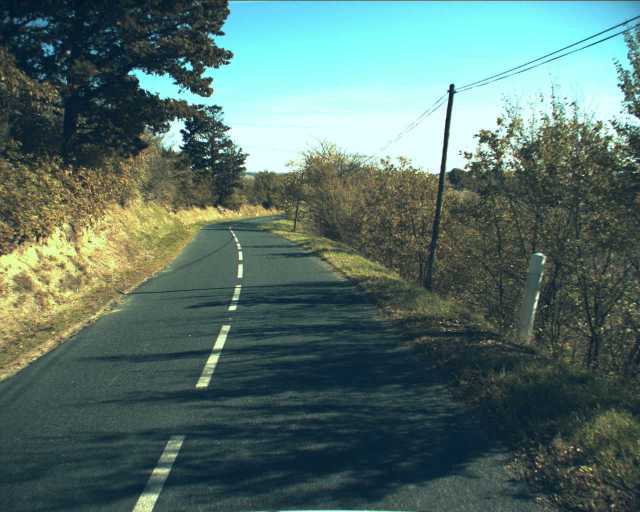
%> input picture roma/BDXD54/IMG00030.jpg, 1280 x 1024 px (shown at 1/2 size)
$ octave ipm_final.m   (GNU Octave 9; MATLAB toolbox functions it lacks are replaced by stand-ins)
%> lines starting %> are read from the running program, lines starting %| are printed output that depends on the picture
%% IPM
close all
input_matrix = imread('/Users/yeabserak/Box Sync/398/roma/BDXD54/IMG00030.jpg');
%> input_matrix is the input picture: size 1024x1280x3 uint8; mean R, G, B 85.2, 111.2, 104.8
%input_matrix = imread('/Users/yeabserak/Box Sync/398/Code/images/combined_filter.jpg');
input_matrix = rgb2gray(input_matrix);
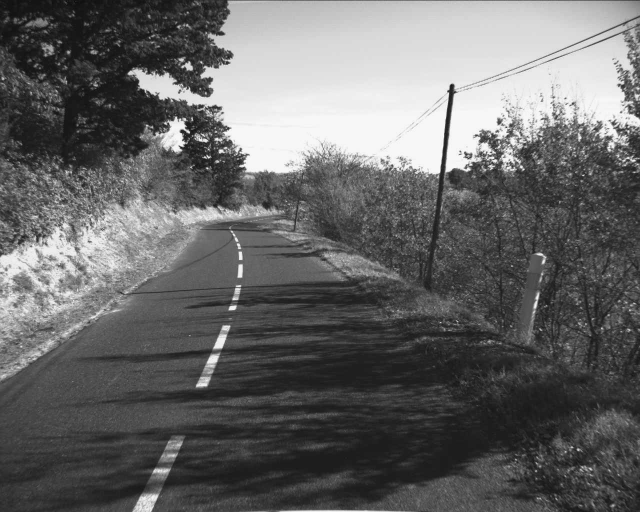
%> input_matrix: size 1024x1280 uint8 (shown at 1/2 size); min 4, max 255, mean 102.7
%input_matrix = imread('images/test_result.jpg');
[rows, cols] = size(input_matrix);
%> rows = 1024; cols = 1280

vh = 405 + 20;
%%% Setup Cord sys

% % imtool(input_matrix);
% % pause;
x_cord = (1:rows)'; %%look up https://www.mathworks.com/help/matlab/ref/ind2sub.html
%> x_cord = 1024 values from 1 to 1024
x_cord = repmat(x_cord,1,cols); %%just 1,2,3,....rows copied by cols times
%x = x_cord.* uno_vec;

y_cord = (1:cols); %%Cause transpose of x
%> y_cord = 1280 values from 1 to 1280
y_cord = repmat(y_cord,rows,1);

U=[x_cord(:) y_cord(:) ones(rows*cols,1)]; %Image cordicante points (u v 1) matrix

%% Setup of Homogeneous Matrix
%Parameters from Roma Dataset parameter file
Rx = 1.8612884876e+000;
Ry = 6.2500108196e-003;
Rz = 1.0302968043e-002;


f = 7.8429542068e+000;
k = f/6.7000000000e-003; %%Normalize

Cx = 6.3423199573e+002; %% This is u0 form Navya slides

Cy = 7.4783942715e+002; %% This is v0 from Navya slides


tx = -2.0547200987e+000;
ty = 4.1145446883e-001;
tz =4.5443213795e+000;


trans = [tx, ty,tz];
%trans = repmat(trans,size(M,1),1);

r1 = cos(Ry) * cos(Rz);
r2 = cos(Rz) * sin(Rx) * sin(Ry) - cos(Rx) * sin(Rz);
r3 = sin(Rx) * sin(Rz) + cos(Rx) * cos(Rz) * sin(Ry);
r4 = cos(Ry) * sin(Rz);
r5 = sin(Rx) * sin(Ry) * sin(Rz) + cos(Rx) * cos(Rz);
r6 = cos(Rx) * sin(Ry) * sin(Rz)  - cos(Rz) * sin(Rx);
r7 = -sin(Ry);
r8 = cos(Ry) * sin(Rx);
r9 = cos(Rx) * cos(Ry);

%R = [ r1 r2 r3; r4 r5 r6; r7 r8 r9];
%SETUP UF Intrinsic and Extrinsic matrixs
R = [ r1 r2 tx;r4 r5 ty;r7 r8 tz];
K = [k 0 Cx; 0 k Cy; 0 0 1];

%% Using Parameters to convert to IPM view
Main = K*R; %%  M matrix from the Slides

M_inv = inv(Main); %%Not needed

vh = 405; %%Horizon Of Image

%Output Image Dimension
%Parameters from orginal image
xmin = -15; %%
xmax = 15; %%
ymin = 0; %%
ymax = 60; %%
out = zeros(300, 600); %%Ou

for x = xmin:0.1:xmax
   for y = ymin : 0.1:ymax
       m = Main*[x;y;1];  % -----> the ground point i want to "color"
       m = m/m(end); % ---> u v coordinates in the image
       m = round(m);
       if(m(1) > 1 && m(1) < cols && m(2) > 1 && m(2) < rows)
         out(round(x*10 + 151), round(y*10 + 1), :) = double(input_matrix(m(2), m(1),:));
       end
   end
end
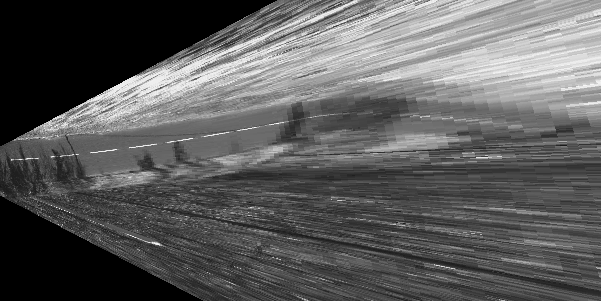
%> out: size 301x601 double; min 0, max 251, mean 92.4
%figure,
%subplot(1,2,1)
out = flip(out,2)';
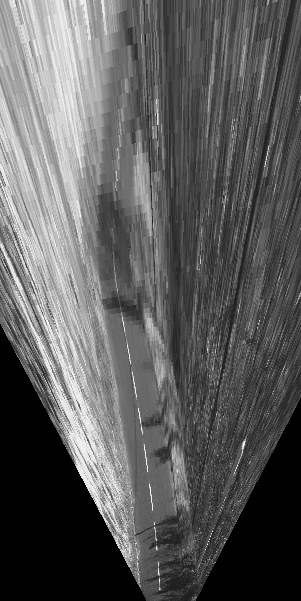
%> out: size 601x301 double; min 0, max 251, mean 92.4; mean of the top-left, top-right, bottom-left and bottom-right quarters 155.2, 78.1, 78.8, 58.1
%imshow(mat2gray(input_matrix,[0,255]));
%subplot(1,2,2)
%imshow(input_matrix)
figure
imshow(mat2gray(out,[0,255]));

hold on
%> (the run ends here)

$ run again, with roma/BDXD54/IMG00002.jpg copied over roma/BDXD54/IMG00030.jpg
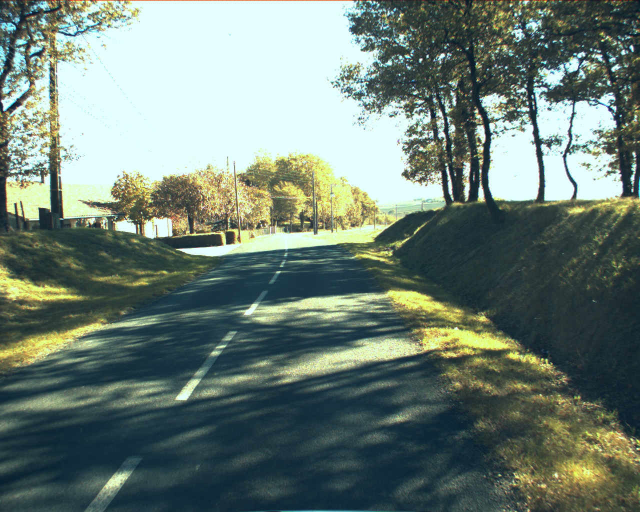
%> input picture roma/BDXD54/IMG00002.jpg, 1280 x 1024 px (shown at 1/2 size)
%> input_matrix is the input picture: size 1024x1280x3 uint8; mean R, G, B 108.6, 125.9, 116.9
%> input_matrix: size 1024x1280 uint8
%> after the loop `for x = xmin:0.1:xmax`:
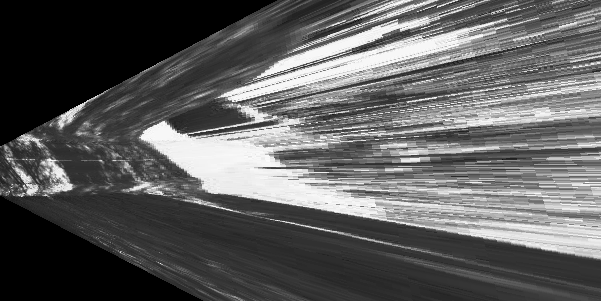
%> out: size 301x601 double; min 0, max 255, mean 93.4
%> `out = flip(out,2)';`:
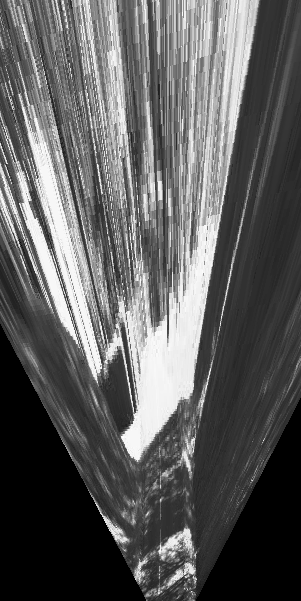
%> out: size 601x301 double; min 0, max 255, mean 93.4; mean of the top-left, top-right, bottom-left and bottom-right quarters 134.1, 111.7, 58.9, 69.2

$ run again, with roma/BDXD54/IMG00006.jpg copied over roma/BDXD54/IMG00030.jpg
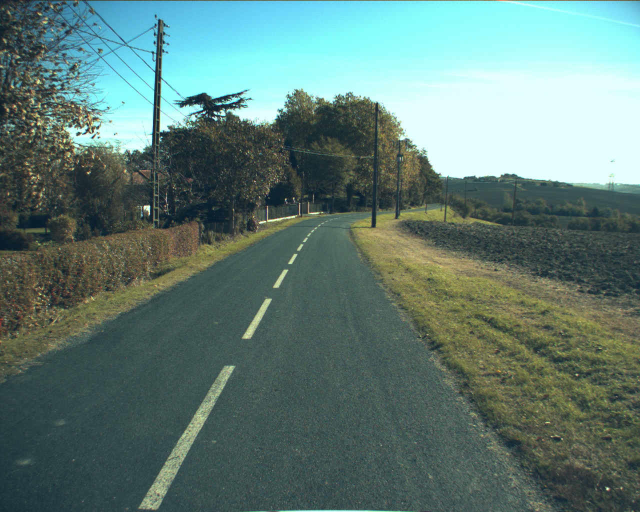
%> input picture roma/BDXD54/IMG00006.jpg, 1280 x 1024 px (shown at 1/2 size)
%> input_matrix is the input picture: size 1024x1280x3 uint8; mean R, G, B 96.2, 124.1, 117.7
%> input_matrix: size 1024x1280 uint8
%> after the loop `for x = xmin:0.1:xmax`:
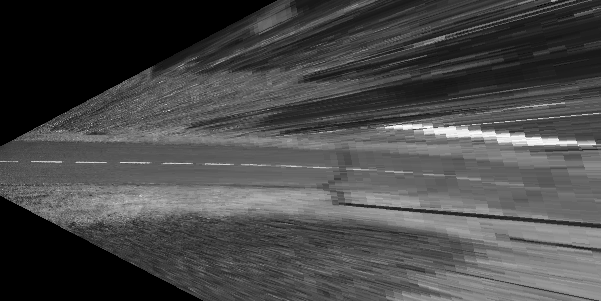
%> out: size 301x601 double; min 0, max 253, mean 72.6
%> `out = flip(out,2)';`:
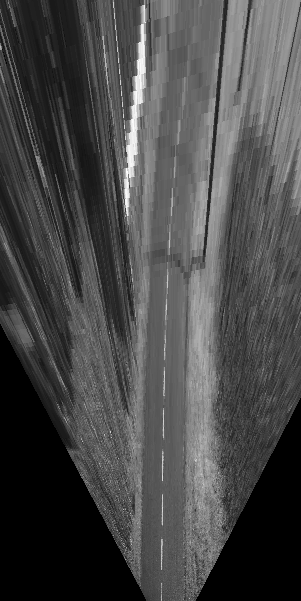
%> out: size 601x301 double; min 0, max 253, mean 72.6; mean of the top-left, top-right, bottom-left and bottom-right quarters 66.1, 108.8, 44.4, 70.9
